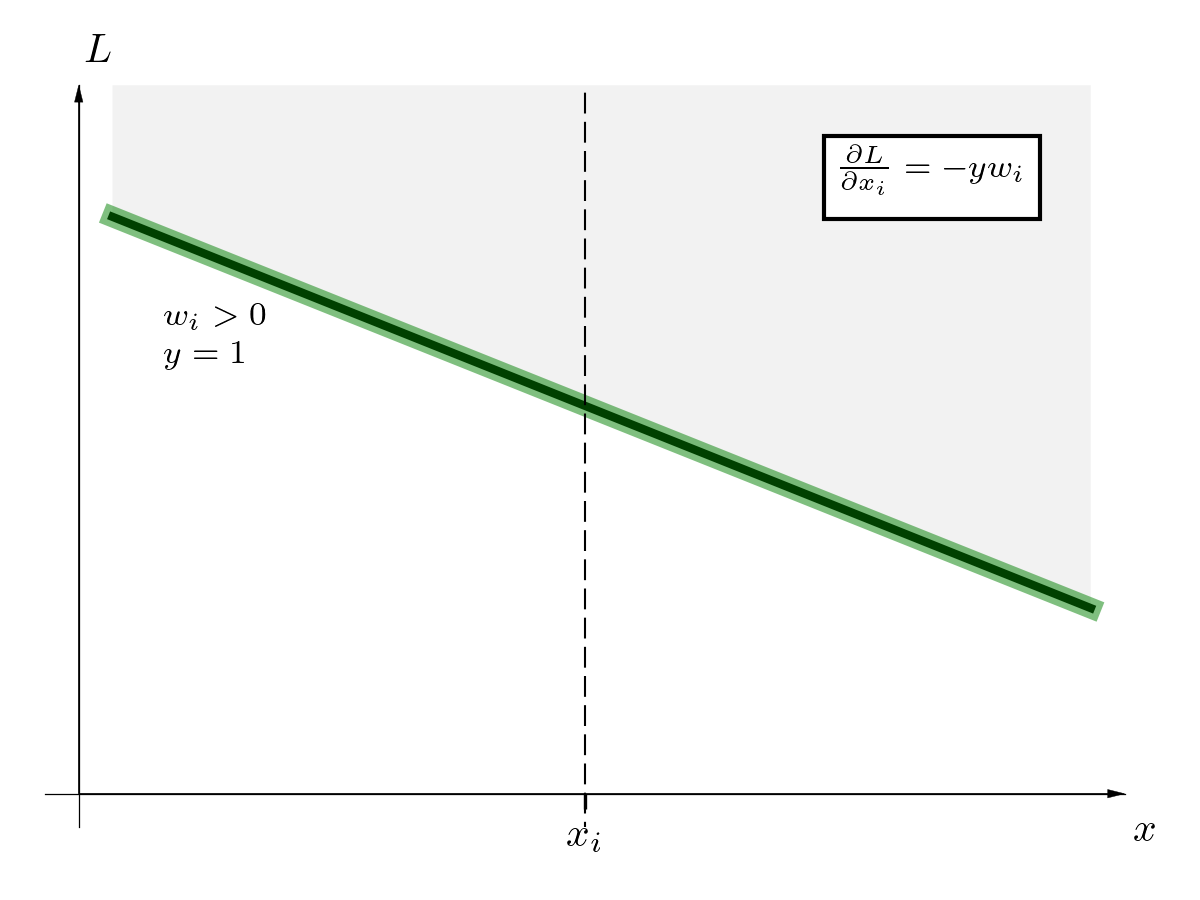

Generate this figure with Python:
import numpy as np
from matplotlib import pyplot as plt
plt.rc('text', usetex=True)
plt.rc('font', family='serif')


# Collect data
x = np.linspace(0.2, 6, num=1000)
y = -0.4*x + 3.5

# Build figure
fig, ax = plt.subplots(figsize=[4, 3])

# Plot data
ax.plot(x, y, color='black', linewidth=2)
ax.plot(x, y, color='green', alpha=0.5, linewidth=5)
ax.fill_between(x, y, 4.2, facecolor='black', alpha=.05)

# Add texts
ax.text(.5, 2.7, '$w_i > 0$ \n $y=1$', size=8, ha="left", va="center",)
ax.text(5.6, 3.8, r'$\frac{\partial L}{\partial x_i} = -y w_i$', size=8, ha="right", va="top",
        bbox=dict(facecolor='white'))

# Reduce number of ticks
ax.set_xticks([3])
ax.set_xticklabels([r'$x_i$'])
ax.set_yticks([])

# Adjust limits to hing plot standard
ax.set_xlim(-.2, 6.2)
ax.set_ylim(-.2, 4.2)

# Plot vertical line
ymin, ymax = ax.get_ylim()
ax.axvline(3, ymin, ymax, linestyle='--', linewidth=.5, dashes=[10, 4], color='black')

# Set labels
ax.set_xlabel('$x$')
ax.set_ylabel('$L$', rotation=0)

# Eliminate upper and right axes
ax.spines['right'].set_color('none')
ax.spines['top'].set_color('none')

# Thicker axes
ax.spines['left'].set_linewidth(0.3)
ax.spines['bottom'].set_linewidth(0.3)

# Move left y-axis and bottom x-axis to centre, passing through (0,0)
ax.spines['left'].set_position('zero')
ax.spines['bottom'].set_position('zero')

# Adjust positions of ax labels
ax.xaxis.set_label_coords(1.02, .02)
ax.yaxis.set_label_coords(.05, 1.02)

# Add head arrows to axes
xmin, xmax = ax.get_xlim()
ymin, ymax = ax.get_ylim()
ax.arrow(0, 0, 0, ymax-.1, head_width=.05, head_length=.1, linewidth=.1, color='black')
ax.arrow(0, 0, xmax-.1, 0, head_width=.05, head_length=.1, linewidth=.1, color='black')

# Make equal aspect
ax.set_aspect('equal')
plt.tight_layout()
name, ext = __file__.split('.')
plt.savefig(f'{name}.png', dpi=300)
